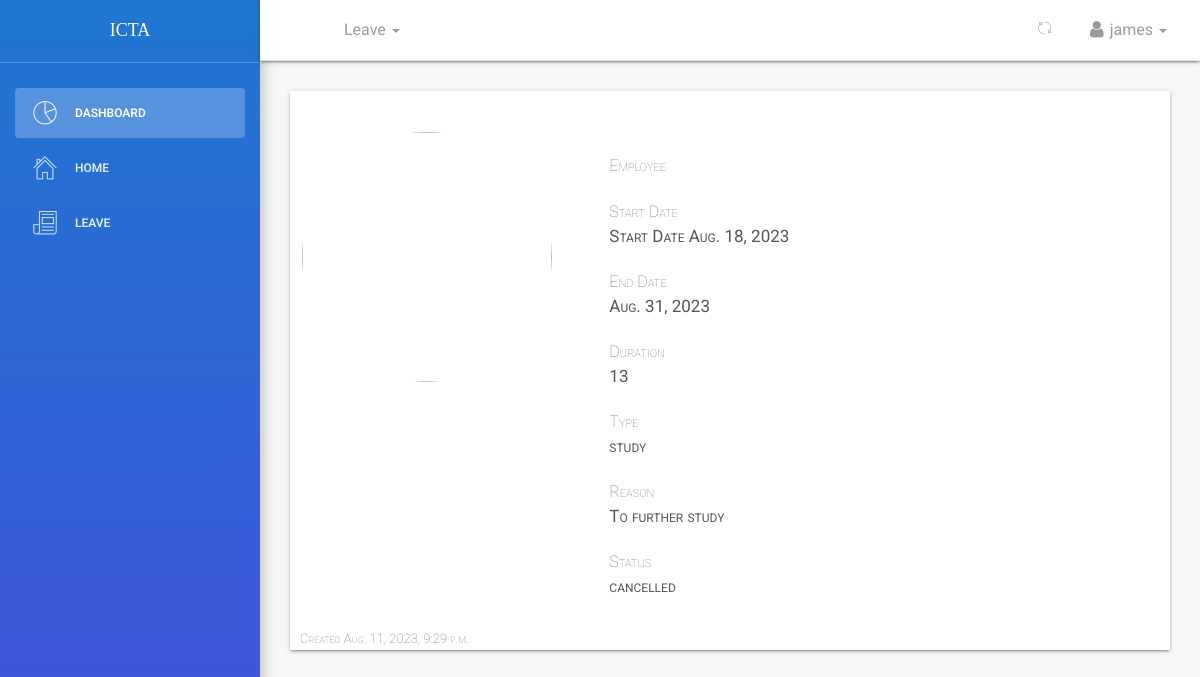
/dashboard/leaves/all/view/2/ (signed in), run on the app's committed database.
### leave/models.py (models this page shows, shortened)
class Leave(models.Model):
	user = models.ForeignKey(User,on_delete=models.CASCADE,default=1)
	startdate = models.DateField(verbose_name=_('Start Date'),help_text='leave start date is on ..',null=True,blank=False)
	enddate = models.DateField(verbose_name=_('End Date'),help_text='coming back on ...',null=True,blank=False)
	leavetype = models.CharField(choices=LEAVE_TYPE,max_length=25,default=SICK,null=True,blank=False)
	reason = models.CharField(verbose_name=_('Reason for Leave'),max_length=255,help_text='add additional information for leave',null=True,blank=True)
	defaultdays = models.PositiveIntegerField(verbose_name=_('Leave days per year counter'),default=DAYS,null=True,blank=True)
	department=models.ForeignKey('employee.Department',on_delete=models.CASCADE,null=True,blank=True)
	status = models.CharField(max_length=12,default='pending') #pending,approved,rejected,cancelled
	is_approved = models.BooleanField(default=False) #hide
	updated = models.DateTimeField(auto_now=True, auto_now_add=False)
	created = models.DateTimeField(auto_now=False, auto_now_add=True)
	objects = LeaveManager()
	class Meta:
		verbose_name = _('Leave')
		verbose_name_plural = _('Leaves')
		ordering = ['-created'] #recent objects
	@property
	def leave_days(self):
		days_count = ''
		startdate = self.startdate
		enddate = self.enddate
		if startdate > enddate:
			return
		dates = (enddate - startdate)
		return dates.days

### dashboard/views.py (the view)
# urls.py: path('leaves/all/view/<int:id>/',views.leaves_view,name='userleaveview'),
def leaves_view(request,id):
	if not (request.user.is_authenticated):
		return redirect('/')
	leave = get_object_or_404(Leave, id = id)
	employee = Employee.objects.filter(user = leave.user)
	return render(request,'dashboard/leave_detail_view.html',{'leave':leave,'employee':employee,'title':'{0}-{1} leave'.format(leave.user.username,leave.status)})

### employee/managers.py (called while the page is built)
    def get_queryset(self):
        return super().get_queryset().filter(is_deleted=False)

### leave/manager.py (called while the page is built)
	def get_queryset(self):
		return super().get_queryset()

### templates/dashboard/leave_detail_view.html (shortened to what this page needs)
{% extends '_layout.html' %}
 {% block navheader %}
    {% include 'includes/navheader_employee_app.html' %}
 {% endblock %}
 {% block content %}
        <section class="content">
            <section class="container-fluid">
                <section class="form-wrapper">
                    <section class="row">
                        <section class="col col-lg-8 col-md-12  col-sm-12">
                        </section>
                    </section>
                    <section class="row">
                        <section class="col-lg-12 col-md-12 col-sm-12 text-center space-margin">
                        </section>
                    </section>
                    <section class="row">
                        <section class="col-lg-4 text-center">
                          <img src="{{ employee.image.url}}"  class="img-fluid rounded-circle-image">
                        </section>
                        <section class="col-lg-8 col-md-12 col-sm-12">
                                    <div class="list-group" id="list-tab" role="tablist">
                                            <a class="list-group-item list-group-item-action" id="list-home-list" data-toggle="list" href="" role="tab" aria-controls=""><span>Employee</span> <div>{{ employee.get_full_name }}</div>
                                            </a>
                                            <a class="list-group-item list-group-item-action" id="list-profile-list" data-toggle="list" href="" role="tab" aria-controls=""><span>Start Date</span> <div> Start Date {{ leave.startdate }}</div>
                                            </a>
                                            <a class="list-group-item list-group-item-action" id="list-messages-list" data-toggle="list" href="" role="tab" aria-controls=""><span>End Date</span><div>{{ leave.enddate}}</div>
                                            </a>
                                            <a class="list-group-item list-group-item-action" id="list-settings-list" data-toggle="list" href="" role="tab" aria-controls=""><span>Duration</span> <div>{{ leave.leave_days}}</div>
                                            </a>
                                            <a class="list-group-item list-group-item-action" id="list-settings-list" data-toggle="list" href="" role="tab" aria-controls=""><span>Type</span> <div>{{ leave.leavetype}}</div>
                                            </a>
                                            <a class="list-group-item list-group-item-action" id="list-settings-list" data-toggle="list" href="" role="tab" aria-controls=""><span>Reason</span> <div>{{ leave.reason}}</div>
                                            </a>
                                             <a class="list-group-item list-group-item-action" id="list-settings-list" data-toggle="list" href="" role="tab" aria-controls=""><span>Status</span> <div>{{ leave.status}}</div>
                                             </a>
                                      </div>
                        </section>
                    </section>
                                  <span style="font-size: 13px;padding-left: 1rem;" class="pull-left">Created {{ leave.created }}</span>
                </section>
            </section>
        </section>
 {% endblock %}

### templates/includes/navheader_employee_app.html (shortened to what this page needs)
 {% load static %}
 <nav class="navbar navbar-default navbar-fixed shadow">
            <div class="container-fluid">
                <div class="collapse navbar-collapse">
                    <ul class="nav navbar-nav navbar-left">
                        <li>
                            <a href="" class="dropdown-toggle" data-toggle="dropdown">
                            </a>
                        </li>
                        <li class="dropdown">
                              <a href="" class="dropdown-toggle" data-toggle="dropdown">
                                    <p>
                                        Leave
                                        <b class="caret"></b>
                                    </p>
                              </a>
                        </li>
                    </ul>
                    <ul class="nav navbar-nav navbar-right">
                        <li class="dropdown">
                              <a href="" class="dropdown-toggle refresh-page" data-toggle="dropdown" title="refresh current page">
                                    <i class="pe-7s-refresh-2"></i>
                              </a>
                        </li>
                        <li class="dropdown">
                              <a href="" class="dropdown-toggle" data-toggle="dropdown">
                                    <p>
                                        <i class="fa fa-user"></i> {{ request.user}}
                                        <b class="caret"></b>
                                    </p>
                              </a>
                        </li>
                    </ul>
                </div>
            </div>
        </nav>

### data on the page
Leave: startdate "Aug. 18, 2023", enddate "Aug. 31, 2023", leave_days "13", leavetype "study", reason "To further study", status "cancelled", created "Aug. 11, 2023, 9:29 p.m."

### other printed values
{{ request.user }} "james"
